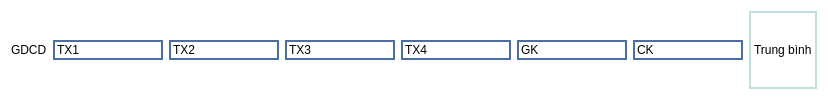
               <widget class="QWidget" name="widget_43" native="true">
                <property name="styleSheet">
                 <string notr="true">background-color: rgb(255, 255, 255);</string>
                </property>
                <layout class="QHBoxLayout" name="horizontalLayout_36">
                 <item>
                  <widget class="QLabel" name="label_55">
                   <property name="text">
                    <string>GDCD</string>
                   </property>
                  </widget>
                 </item>
                 <item>
                  <widget class="QLineEdit" name="lineEdit_183">
                   <property name="styleSheet">
                    <string notr="true">border: 2px solid #4A6FA5;</string>
                   </property>
                   <property name="text">
                    <string>TX1</string>
                   </property>
                  </widget>
                 </item>
                 <item>
                  <widget class="QLineEdit" name="lineEdit_184">
                   <property name="styleSheet">
                    <string notr="true">border: 2px solid #4A6FA5;</string>
                   </property>
                   <property name="text">
                    <string>TX2</string>
                   </property>
                  </widget>
                 </item>
                 <item>
                  <widget class="QLineEdit" name="lineEdit_185">
                   <property name="styleSheet">
                    <string notr="true">border: 2px solid #4A6FA5;</string>
                   </property>
                   <property name="text">
                    <string>TX3</string>
                   </property>
                  </widget>
                 </item>
                 <item>
                  <widget class="QLineEdit" name="lineEdit_186">
                   <property name="styleSheet">
                    <string notr="true">border: 2px solid #4A6FA5;</string>
                   </property>
                   <property name="text">
                    <string>TX4</string>
                   </property>
                  </widget>
                 </item>
                 <item>
                  <widget class="QLineEdit" name="lineEdit_187">
                   <property name="styleSheet">
                    <string notr="true">border: 2px solid #4A6FA5;</string>
                   </property>
                   <property name="text">
                    <string>GK</string>
                   </property>
                  </widget>
                 </item>
                 <item>
                  <widget class="QLineEdit" name="lineEdit_188">
                   <property name="styleSheet">
                    <string notr="true">border: 2px solid #4A6FA5;</string>
                   </property>
                   <property name="text">
                    <string>CK</string>
                   </property>
                  </widget>
                 </item>
                 <item>
                  <widget class="QLabel" name="label_56">
                   <property name="styleSheet">
                    <string notr="true">border: 2px solid #C0E0E0;</string>
                   </property>
                   <property name="text">
                    <string>Trung bình</string>
                   </property>
                  </widget>
                 </item>
                </layout>
               </widget>
